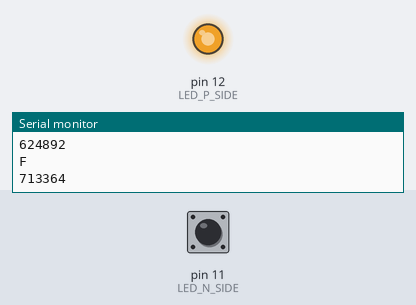
The sketch below on a simulated Arduino Uno, built with avr-gcc and run on an emulated ATmega328P. On the bench: output pins drawn as LEDs (lit = HIGH), the last lines printed to the serial monitor. Inputs (shaded band) come from the test bench; at power-on: pin 11 (LED_N_SIDE) HIGH.

Above: at 0.78 s.
1.3 s: pin 11 (LED_N_SIDE) driven LOW
At 2.2 s:
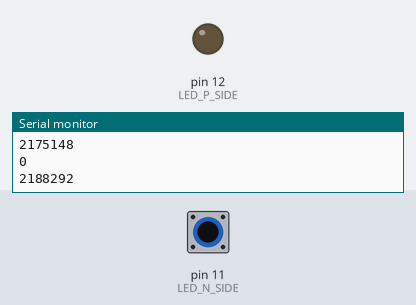
2.8 s: pin 11 (LED_N_SIDE) driven HIGH
5.8 s: pin 11 (LED_N_SIDE) pulsed LOW 2 times (0.12 s each, 0.3 s apart)
9.4 s: pin 11 (LED_N_SIDE) pulsed LOW 5 times (0.12 s each, 0.3 s apart)
Timing chart, 0 to 46.8 s (numbered marks = the images above; inputs shaded):
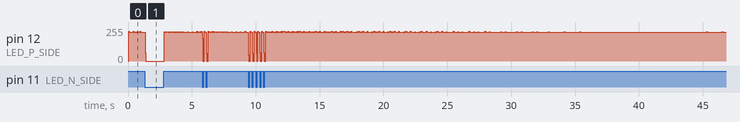

The sketch:

Manchester.ino
```cpp
//
// This example shows one way of using an LED as a light sensor.
// You will need to wire up your components as such:
//
//           + digital11
//           |
//           <
//           > 180 ohm resistor
//           <
//           |
//           |
//         -----
//          / \  LED, maybe a 5mm, clear plastic is good
//         -----
//           |
//           |
//           + digital12
//
// What we are going to do is apply a positive voltage at digital2 and
// a low voltage at digital3. This is backwards for the LED, current will
// not flow and light will not come out, but we will charge up the
// capacitance of the LED junction and the Arduino pin.
//
// Then we are going to disconnect the output drivers from digital2 and
// count how long it takes the stored charge to bleed off through the
// the LED. The brighter the light, the faster it will bleed away to
// digital3.
//
// Then just to be perverse we will display the brightness back on the
// same LED by turning it on for a millisecond. This happens more often
// with brighter lighting, so the LED is dim in a dim room and brighter
// in a bright room. Quite nice.
//
// (Though a nice idea, this implementation is flawed because the refresh
// rate gets too long in the dark and it flickers disturbingly.)
//
#define LED_N_SIDE 11
#define LED_P_SIDE 12

#define MAX_COUNT 180

#define RED 3
#define GREEN 6
#define BLUE 5

/*
void paintColor( byte colorId )
{
  int redValue, greenValue, blueValue;
  switch ( colorId )
  {
    case 0:
      // black    00 00 00
      redValue = 0;
      greenValue = 0;
      blueValue = 0;
      break;
    case 1:
      // gray     80 80 80
      redValue = 128;
      greenValue = 128;
      blueValue = 128;
      break;
    case 2:
      // maroon   80 00 00
      redValue = 128;
      greenValue = 0;
      blueValue = 0;
      break;
    case 3:
      // red      FF 00 00
      redValue = 255;
      greenValue = 0;
      blueValue = 0;
      break;
    case 4:
      // green    00 80 00
      redValue = 0;
      greenValue = 128;
      blueValue = 0;
      break;
    case 5:
      // lime     00 FF 00
      redValue = 0;
      greenValue = 255;
      blueValue = 0;
      break;
    case 6:
      // olive    80 80 00
      redValue = 128;
      greenValue = 128;
      blueValue = 0;
    case 7:
      // yellow   FF FF 00
      redValue = 255;
      greenValue = 255;
      blueValue = 0;
      break;
    case 8:
      // navy     00 00 80
      redValue = 0;
      greenValue = 0;
      blueValue = 128;
      break;
    case 9:
      // blue     00 00 FF
      redValue = 0;
      greenValue = 0;
      blueValue = 255;
      break;
    case 10:
      // purple   80 00 80
      redValue = 128;
      greenValue = 0;
      blueValue = 128;
      break;
    case 11:
      // fuchsia  FF 00 FF
      redValue = 255;
      greenValue = 0;
      blueValue = 255;
      break;
    case 12:
      // teal     00 80 80
      redValue = 0;
      greenValue = 128;
      blueValue = 128;
      break;
    case 13:
      // aqua     00 FF FF
      redValue = 0;
      greenValue = 255;
      blueValue = 255;
      break;
    case 14:
      // silver   C0 C0 C0
      redValue = 192;
      greenValue = 192;
      blueValue = 192;
      break;
    case 15:
      // white    FF FF FF
      redValue = 255;
      greenValue = 255;
      blueValue = 255;
      break;
  }

  analogWrite(RED, redValue);
  analogWrite(GREEN, greenValue);
  analogWrite(BLUE, blueValue);
}
*/

void setup()
{
  //pinMode(13,OUTPUT);
  //digitalWrite(13,LOW);
  Serial.begin(9600);


  //pinMode(RED, OUTPUT);
  //pinMode(GREEN, OUTPUT);
  //pinMode(BLUE, OUTPUT);
}

void lightMode()
{
  // Turn the light on
  pinMode(LED_N_SIDE,OUTPUT);
  pinMode(LED_P_SIDE,OUTPUT);
  digitalWrite(LED_P_SIDE,HIGH);
  digitalWrite(LED_N_SIDE,LOW);
}

void sensorMode()
{
  // Apply reverse voltage, charge up the pin and led capacitance
  pinMode(LED_N_SIDE,OUTPUT);
  pinMode(LED_P_SIDE,OUTPUT);
  digitalWrite(LED_N_SIDE,HIGH);
  digitalWrite(LED_P_SIDE,LOW);

  // Isolate the pin 2 end of the diode
  pinMode(LED_N_SIDE,INPUT);
  digitalWrite(LED_N_SIDE,LOW);  // turn off internal pull-up resistor
}

boolean nonZero = true;

//byte ons[16];
int samples = 0;
int counter = 0;
//int state = 0;

void loop()
{
  if (nonZero)
  {
    lightMode();
    delay(5);
    sensorMode();
  }

  nonZero = true;
  for( byte j = 0; j < MAX_COUNT; j++ )
  {
    if ( digitalRead(LED_N_SIDE) == 0 )
    {
      nonZero = false;
      //break;
    }
  }


  if ( nonZero )
  {
    digitalWrite(13,LOW);
  }
  else
  {
    digitalWrite(13,HIGH);
  }


  samples << 1;
  samples += nonZero;


  if ( counter >= 15 ){
    counter = 0;
    Serial.println( samples, HEX );
    Serial.println( micros() );

    samples = 0;
  }
  counter +=1;

  //ons[ counter ] = nonZero;
  /*
  byte sum = 0;
  for( byte j = 0; j < 16; j++ )
  {
    sum += ons[ j ];
  }
  */
  //paintColor( sum );
  //Serial.print( sum, DEC );
  //unsigned int j;

  // Apply reverse voltage, charge up the pin and led capacitance
  //pinMode(LED_N_SIDE,OUTPUT);
  //pinMode(LED_P_SIDE,OUTPUT);
  //digitalWrite(LED_N_SIDE,HIGH);
  //digitalWrite(LED_P_SIDE,LOW);

  // Isolate the pin 2 end of the diode
  //pinMode(LED_N_SIDE,INPUT);
  //digitalWrite(LED_N_SIDE,LOW);  // turn off internal pull-up resistor

  // Count how long it takes the diode to bleed back down to a logic zero
  //Read the amount of Light coming into the LED sensor
  //long darkness=0;
  //int lightLevel=0;

  //while((digitalRead(LED_N_SIDE)!=0) && darkness < max_darkness){
  //   darkness++;
  //}

  //lightLevel=((max_darkness-darkness)+1)/80;
  //Serial.println(lightLevel);

  // You could use 'j' for something useful, but here we are just using the
  // delay of the counting.  In the dark it counts higher and takes longer,
  // increasing the portion of the loop where the LED is off compared to
  // the 1000 microseconds where we turn it on.

  // Turn the light on for 1000 microseconds
  //pinMode(LED_N_SIDE,OUTPUT);
  //pinMode(LED_P_SIDE,OUTPUT);
  //digitalWrite(LED_P_SIDE,HIGH);
  //digitalWrite(LED_N_SIDE,LOW);


  //delayMicroseconds(1000);
  // we could turn it off, but we know that is about to happen at the loop() start
}
```
